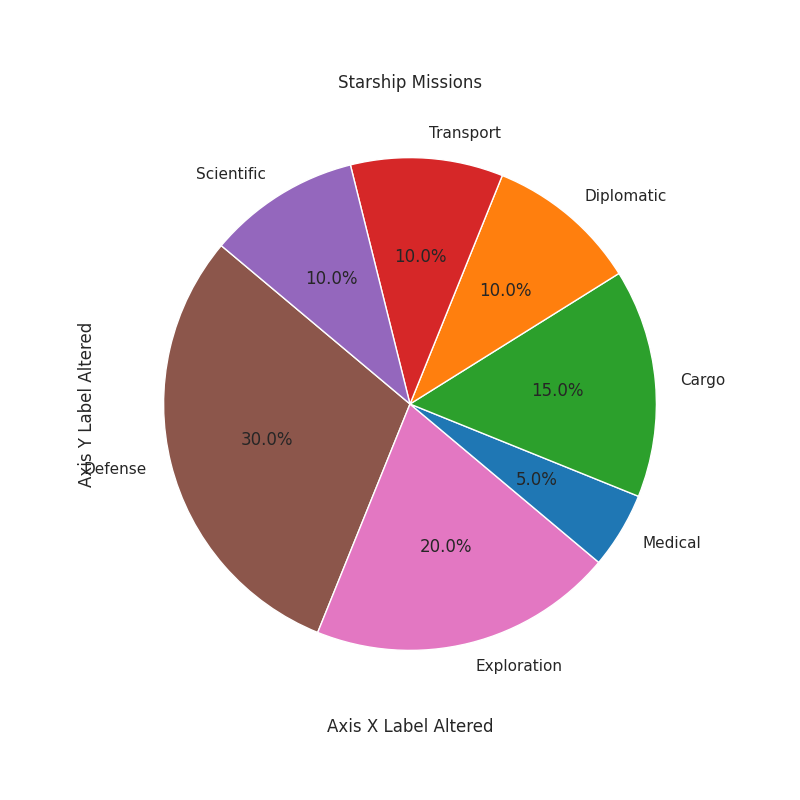

The script that drew this image:
import matplotlib.pyplot as plt

ship_types = ['Defense', 'Exploration', 'Medical', 'Cargo', 'Diplomatic', 'Transport', 'Scientific']
percentages = [30, 20, 5, 15, 10, 10, 10]
# Shuffled colors list
colors = ['#8c564b', '#e377c2', '#1f77b4', '#2ca02c', '#ff7f0e', '#d62728', '#9467bd']

fig, ax = plt.subplots(figsize=(8, 8))
ax.pie(percentages, autopct='%1.1f%%', startangle=140, colors=colors, labels=ship_types)

ax.set_title('Starship Missions')
ax.set_xlabel('Axis X Label Altered')
ax.set_ylabel('Axis Y Label Altered')

plt.show()
